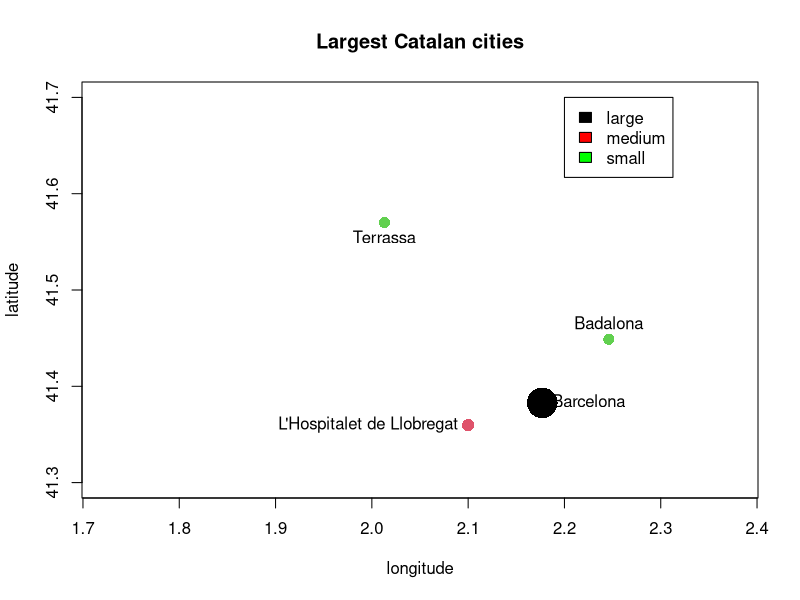

Write R code to recreate this figure.
# Solution to exercise 1 P1

# define columns of the dataframe 
city <- c("Barcelona","L'Hospitalet de Llobregat","Terrassa","Badalona")
pop <- c(1664182,269382,223627,223166)
lon <- c(2.176944, 2.1, 2.013, 2.246111)
lat <- c(41.382778, 41.359722, 41.57, 41.448889)

# define dataframe
city_pop_df <- data.frame(city,pop,lon,lat)

# initialise "category" column 
city_pop_df$category <- NA

# define function to associate a category to the population
which_category <- function(x){
  try(if(!is.numeric(x)) stop("The input must be a numerical value"))
  if (x >= 1000000){category <- "large"}
  else if (x < 1000000 & x>= 250000){category <- "medium"}
  else if (x < 250000){category <- "small"}
  return(category)
}

# assign a category to each city using the above function
for (i in 1:nrow(city_pop_df)) {
  city_pop_df$category[i] <- which_category(city_pop_df$pop[i])
}

# transform the column into factors
city_pop_df$category <- factor(city_pop_df$category)

# check the data types in the df
str(city_pop_df)

# produce a basic plot
plot(city_pop_df$lon, 
     city_pop_df$lat, 
     cex = sqrt(city_pop_df$pop/100000),
     pch = 16,
     col = city_pop_df$category,
     xlab = "longitude",
     ylab = "latitude",
     xlim = c(1.8,2.3),
     ylim = c(41.3,41.7),
     asp = 1,
     main = "Largest Catalan cities"
)

# add text labels to each point
text(cbind(city_pop_df$lon,
           city_pop_df$lat), 
     city_pop_df$city, 
     pos = c(4,2,1,3))

# add a legend to explain the category categories
legend(
  x = 2.2,
  y = 41.7,
  legend = levels(city_pop_df$category),
  fill = c("black","red","green")
)

